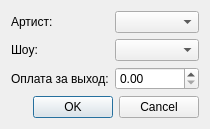
<?xml version="1.0" encoding="UTF-8"?>
<ui version="4.0">
 <class>WorkLogDialog</class>
 <widget class="QDialog" name="WorkLogDialog">
  <property name="windowTitle">
   <string>Выход на работу</string>
  </property>
  <layout class="QFormLayout" name="formLayout">
   <item row="0" column="0">
    <widget class="QLabel" name="labelArtist">
     <property name="text">
      <string>Артист:</string>
     </property>
    </widget>
   </item>
   <item row="0" column="1">
    <widget class="QComboBox" name="comboArtist"/>
   </item>
   <item row="1" column="0">
    <widget class="QLabel" name="labelShow">
     <property name="text">
      <string>Шоу:</string>
     </property>
    </widget>
   </item>
   <item row="1" column="1">
    <widget class="QComboBox" name="comboShow"/>
   </item>
   <item row="2" column="0">
    <widget class="QLabel" name="labelPay">
     <property name="text">
      <string>Оплата за выход:</string>
     </property>
    </widget>
   </item>
   <item row="2" column="1">
    <widget class="QDoubleSpinBox" name="doubleSpinBoxPay">
     <property name="decimals">
      <number>2</number>
     </property>
     <property name="maximum">
      <double>999999999.99</double>
     </property>
    </widget>
   </item>
   <item row="3" column="0" colspan="2">
    <widget class="QDialogButtonBox" name="buttonBox">
     <property name="standardButtons">
      <set>QDialogButtonBox::Cancel|QDialogButtonBox::Ok</set>
     </property>
    </widget>
   </item>
  </layout>
 </widget>
</ui>
